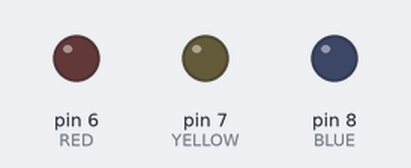
This sketch was run on a simulated Arduino Uno, built with avr-gcc and run on an emulated ATmega328P. Parts: output pins drawn as LEDs (lit = HIGH). What the sketch prints to the serial monitor is not drawn.

Above: at 0.17 s.
At 4.11 s:
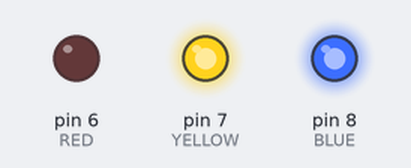
At 8.64 s:
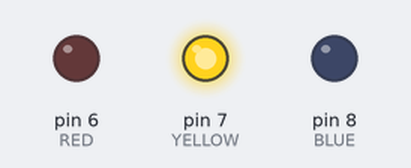
At 17.1 s:
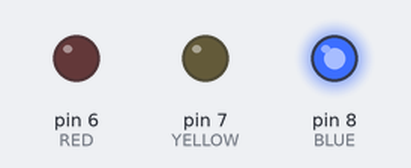
At 25.21 s:
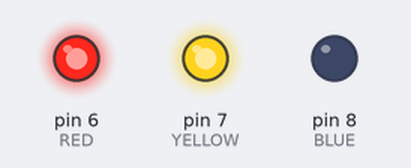
At 33.99 s:
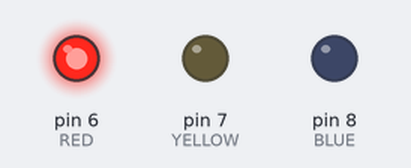
Timing chart, 0 to 34.3 s (numbered marks = the images above):
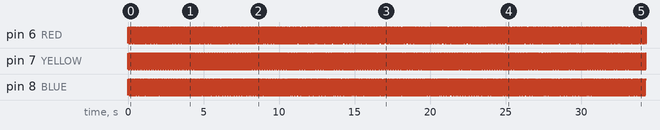

The sketch:

20_Counting_Semaphore.ino
```cpp
#include <Arduino_FreeRTOS.h>
#include "semphr.h"

#define  RED 6
#define  YELLOW 7
#define  BLUE 8

SemaphoreHandle_t xCountingSemaphore;

void setup()
{
  pinMode(RED,OUTPUT);
  pinMode(YELLOW,OUTPUT);
  pinMode(BLUE,OUTPUT);

  Serial.begin(9600);
  xCountingSemaphore = xSemaphoreCreateCounting(1,0);
  xTaskCreate(redLEDControllerTask, "RED Task",100,NULL,1,NULL);
  xTaskCreate(blueLEDControllerTask, "BLUE Task",100,NULL,1,NULL);
  xTaskCreate(yellowLEDControllerTask, "YELLOW Task",100,NULL,1,NULL);

  xSemaphoreGive(xCountingSemaphore);
}

void redLEDControllerTask( void *pvParameters)
{
  while(1)
  {
    xSemaphoreTake(xCountingSemaphore, portMAX_DELAY);
    digitalWrite(RED, digitalRead(RED)^1);
    Serial.println(" RED Task ");
    xSemaphoreGive(xCountingSemaphore);
    vTaskDelay(1);
  }
}

void blueLEDControllerTask( void *pvParameters)
{
  while(1)
  {
    xSemaphoreTake(xCountingSemaphore, portMAX_DELAY);
    digitalWrite(BLUE, digitalRead(BLUE)^1);
    Serial.println(" BLUE Task ");
    xSemaphoreGive(xCountingSemaphore);
    vTaskDelay(1);
  }
}

void yellowLEDControllerTask( void *pvParameters)
{

  while(1)
  {
    xSemaphoreTake(xCountingSemaphore, portMAX_DELAY);
    digitalWrite(YELLOW, digitalRead(YELLOW)^1);
    Serial.println(" YELLOW Task ");
    xSemaphoreGive(xCountingSemaphore);
    vTaskDelay(1);
  }
}


void loop(){}
```

Measured:
- by itself, pin 6 (RED): moves between LOW and HIGH, repeating every 11.2 s
- by itself, pin 7 (YELLOW), pin 8 (BLUE): alternates HIGH for 0.04 s and LOW for 0.04 s
